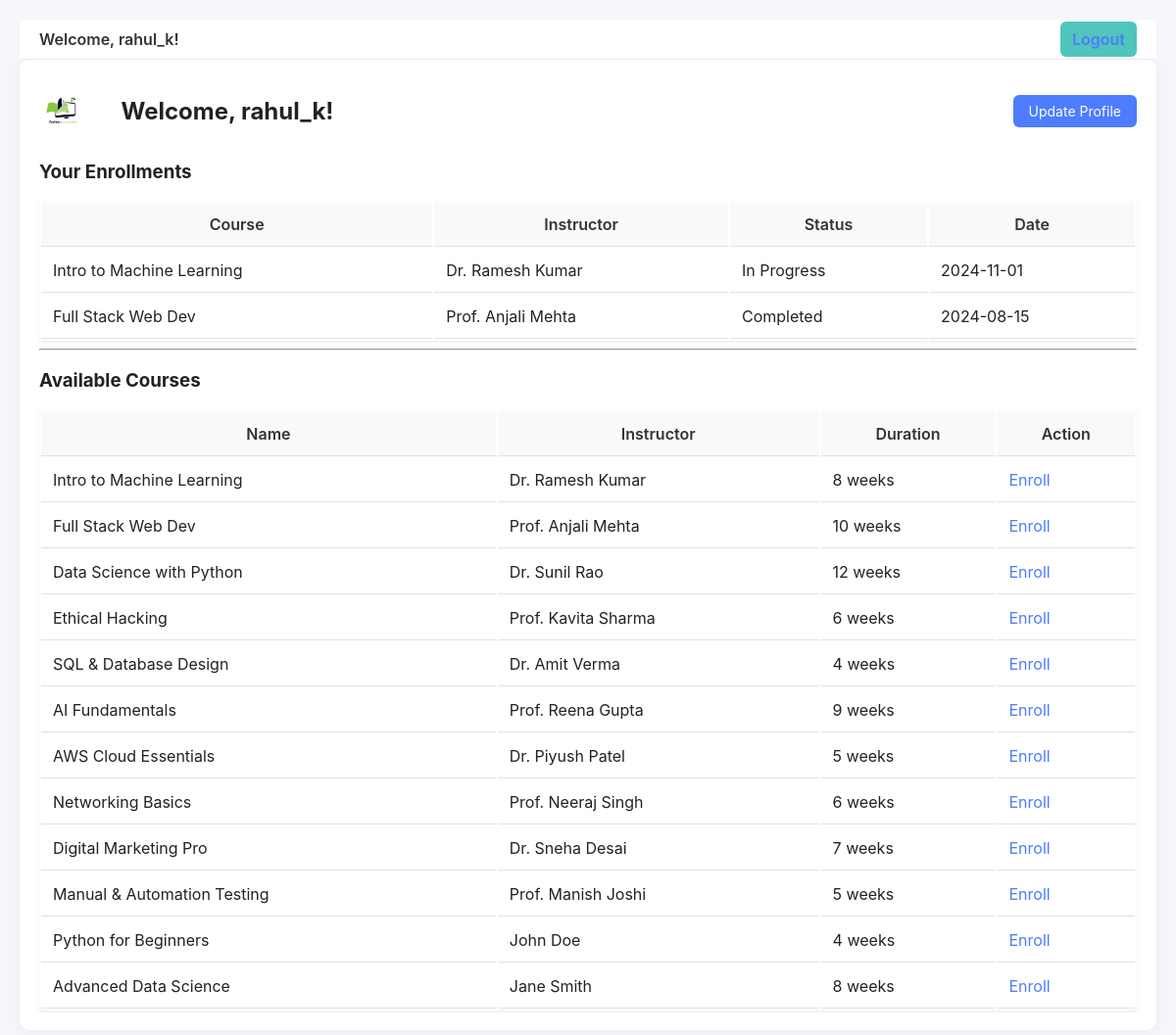
Page /home (signed in) on the committed database.
### app/models.py (models this page shows, shortened)
class Users(db.Model):
    __tablename__ = 'Users'
    user_id = db.Column(db.Integer, primary_key=True)
    username = db.Column(db.String(50), nullable=False)
    email = db.Column(db.String(100), unique=True, nullable=False)
    password = db.Column(db.String(50), nullable=False)
    enrollments = db.relationship('Enrollments', back_populates='user')

class Enrollments(db.Model):
    __tablename__ = 'Enrollments'
    enrollment_id = db.Column(db.Integer, primary_key=True)
    user_id = db.Column(db.Integer, db.ForeignKey('Users.user_id'))
    course_id = db.Column(db.Integer, db.ForeignKey('Courses.course_id'))
    enrollment_date = db.Column(db.Date)
    status = db.Column(db.String(20))
    user = db.relationship('Users', back_populates='enrollments')
    course = db.relationship('Courses', back_populates='enrollments')

class Courses(db.Model):
    __tablename__ = 'Courses'
    course_id = db.Column(db.Integer, primary_key=True)
    course_name = db.Column(db.String(100), nullable=False)
    instructor_id = db.Column(db.Integer, db.ForeignKey('Instructors.instructor_id'))
    duration = db.Column(db.String(20))
    instructor = db.relationship('Instructors', back_populates='courses')
    enrollments = db.relationship('Enrollments', back_populates='course')

class Instructors(db.Model):
    __tablename__ = 'Instructors'
    instructor_id = db.Column(db.Integer, primary_key=True)
    instructor_name = db.Column(db.String(50), nullable=False)
    expertise = db.Column(db.String(100), nullable=False)
    contact = db.Column(db.String(15))
    courses = db.relationship('Courses', back_populates='instructor')

### app/routes/auth.py (the view)
@auth_bp.route('/home')
def home():
    if 'user_id' not in session:
        flash("Please login first.", "warning")
        return redirect(url_for('auth.login'))
    user = Users.query.get(session['user_id'])
    enrollments = Enrollments.query.filter_by(user_id=user.user_id).all()
    all_courses = Courses.query.all()
    return render_template('home.html', user=user, enrollments=enrollments, courses=all_courses)

### app/templates/home.html (shortened to what this page needs)
{% extends "base.html" %}
{% block content %}
<div class="user-dashboard">
  <div class="dashboard-header">
    <div class="login-logo">
      <img src="{{ url_for('static', filename='images/logo.png') }}" alt="Online Education logo">
    </div>
    <div class="header-content">
      <h2>Welcome, {{ user.username }}!</h2>
      <a href="{{ url_for('auth.update_user') }}" class="update-profile-btn">Update Profile</a>
    </div>
  </div>
  <div class="dashboard-section">
    <h3>Your Enrollments</h3>
{% if enrollments %}
<table border="1" cellpadding="5">
  <tr><th>Course</th><th>Instructor</th><th>Status</th><th>Date</th></tr>
  {% for e in enrollments %}
  <tr>
    <td>{{ e.course.course_name }}</td>
    <td>{{ e.course.instructor.instructor_name }}</td>
    <td>{{ e.status }}</td>
    <td>{{ e.enrollment_date }}</td>
  </tr>
  {% endfor %}
</table>
{% else %}
<p>You have not enrolled in any courses yet.</p>
{% endif %}
<hr>
<h3>Available Courses</h3>
<table border="1" cellpadding="5">
  <tr><th>Name</th><th>Instructor</th><th>Duration</th><th>Action</th></tr>
  {% for c in courses %}
  <tr>
    <td>{{ c.course_name }}</td>
    <td>{{ c.instructor.instructor_name }}</td>
    <td>{{ c.duration }}</td>
    <td><a href="{{ url_for('auth.enroll', course_id=c.course_id) }}">Enroll</a></td>
  </tr>
  {% endfor %}
</table>
{% endblock %}

### app/templates/base.html (shortened to what this page needs)
<!DOCTYPE html>
<html lang="en">
<head>
  <link rel="stylesheet" href="{{ url_for('static', filename='css/styles.css') }}">
</head>
<body>
  <header class="topbar">
    <div class="topbar-inner">
      {% if 'admin' in request.endpoint %}
      {% elif user %}
        <div class="topbar-left">Welcome, {{ user.username }}!</div>
        <div class="topbar-right"><a href="{{ url_for('auth.logout') }}" class="logout-btn">Logout</a></div>
      {% else %}
        <div class="topbar-right">
          <a href="{{ url_for('auth.login') }}">Login</a>
          &nbsp;|&nbsp;
          <a href="{{ url_for('auth.register') }}">Sign up</a>
        </div>
      {% endif %}
    </div>
  </header>
  {% block content %}{% endblock %}
</body>
</html>

### app/static/css/styles.css (style rules this page uses)
body { font-family: 'Inter', sans-serif; background-color: #f5f6fa; margin: 0; padding: 20px; color: #222; min-height: 100vh; }
.topbar { background: white; border-bottom: 1px solid #eee; padding: 10px 20px; }
.topbar-left { font-weight: 600; color: #333; }
.topbar-right a { color: #4d7cff; text-decoration: none; margin-left: 8px; font-weight: 600; }
.logout-btn { background: #4fc5bb; color: white; padding: 8px 12px; border-radius: 6px; text-decoration: none; font-weight: 600; }
.user-dashboard { max-width: 1200px; margin: 0 auto; padding: 20px; background: white; border-radius: 10px; box-shadow: 0 2px 10px rgba(0,0,0,0.05); }
.header-content { display: flex; align-items: center; justify-content: space-between; flex-grow: 1; margin-left: 20px; }
.header-content h2 { margin: 0; }
.update-profile-btn { background: #4d7cff; color: white; padding: 8px 16px; border-radius: 6px; text-decoration: none; font-size: 14px; transition: background-color 0.3s; }
.dashboard-section table { width: 100%; margin-top: 15px; border: none; box-shadow: 0 1px 3px rgba(0,0,0,0.1); }
.dashboard-section th { background: #f8f9fa; font-weight: 600; color: #333; }
.dashboard-section td, .dashboard-section th { padding: 12px; border: none; border-bottom: 1px solid #dee2e6; }
.dashboard-section a { color: #4d7cff; text-decoration: none; }
.dashboard-header { display: flex; align-items: center; justify-content: space-between; gap: 16px; padding: 12px 0; }
.login-logo img { height: 40px; width: auto; display: block; }

### rows in the picture
Users: username "rahul_k"
Enrollments: course.course_name "Intro to Machine Learning", course.instructor.instructor_name "Dr. Ramesh Kumar", status "In Progress", enrollment_date "2024-11-01"
Enrollments: course.course_name "Full Stack Web Dev", course.instructor.instructor_name "Prof. Anjali Mehta", status "Completed", enrollment_date "2024-08-15"
Courses: course_name "Intro to Machine Learning", instructor.instructor_name "Dr. Ramesh Kumar", duration "8 weeks"
Courses: course_name "Full Stack Web Dev", instructor.instructor_name "Prof. Anjali Mehta", duration "10 weeks"
Courses: course_name "Data Science with Python", instructor.instructor_name "Dr. Sunil Rao", duration "12 weeks"
Courses: course_name "Ethical Hacking", instructor.instructor_name "Prof. Kavita Sharma", duration "6 weeks"
Courses: course_name "SQL & Database Design", instructor.instructor_name "Dr. Amit Verma", duration "4 weeks"
Courses: course_name "AI Fundamentals", instructor.instructor_name "Prof. Reena Gupta", duration "9 weeks"
Courses: course_name "AWS Cloud Essentials", instructor.instructor_name "Dr. Piyush Patel", duration "5 weeks"
Courses: course_name "Networking Basics", instructor.instructor_name "Prof. Neeraj Singh", duration "6 weeks"
Courses: course_name "Digital Marketing Pro", instructor.instructor_name "Dr. Sneha Desai", duration "7 weeks"
Courses: course_name "Manual & Automation Testing", instructor.instructor_name "Prof. Manish Joshi", duration "5 weeks"
Courses: course_name "Python for Beginners", instructor.instructor_name "John Doe", duration "4 weeks"
Courses: course_name "Advanced Data Science", instructor.instructor_name "Jane Smith", duration "8 weeks"
